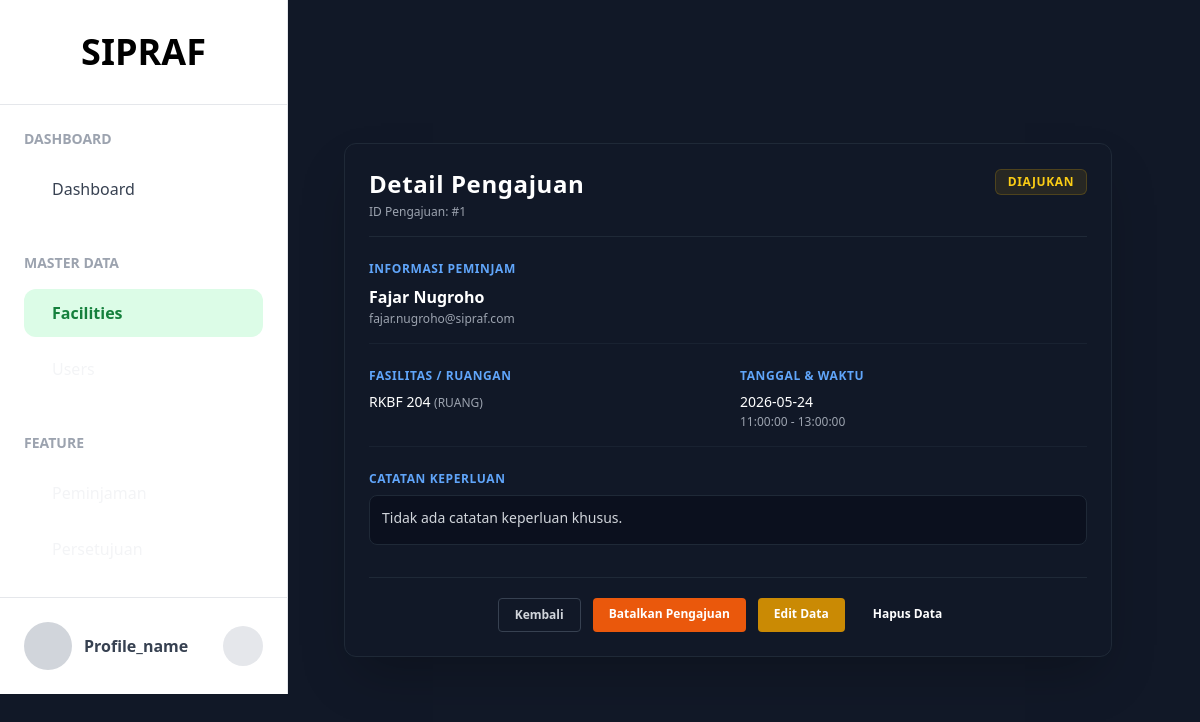
The page /pages/reservation/detail.php?id=1 on the database its author committed.
### tables this page shows
CREATE TABLE `reservations` (
  `id` int NOT NULL,
  `user_id` int NOT NULL,
  `facility_id` int NOT NULL,
  `notes` text,
  `tanggal` date NOT NULL,
  `jam_mulai` time NOT NULL,
  `jam_selesai` time NOT NULL,
  `status` enum('diajukan','disetujui','ditolak','dibatalkan') DEFAULT 'diajukan',
  `created_at` timestamp NULL DEFAULT CURRENT_TIMESTAMP
);

CREATE TABLE `users` (
  `id` int NOT NULL,
  `name` varchar(255) NOT NULL,
  `email` varchar(255) NOT NULL,
  `password` varchar(255) NOT NULL,
  `role` enum('admin','supervisor','borrower') NOT NULL,
  `foto` varchar(255) DEFAULT NULL,
  `created_at` timestamp NULL DEFAULT CURRENT_TIMESTAMP
);

CREATE TABLE `facilities` (
  `id` int NOT NULL,
  `name` varchar(255) NOT NULL,
  `kategori` enum('lab','ruang','barang') NOT NULL,
  `kapasitas` int DEFAULT '0',
  `deskripsi` text,
  `status` enum('tersedia','dipinjam') DEFAULT 'tersedia',
  `created_at` timestamp NULL DEFAULT CURRENT_TIMESTAMP
);

### pages/reservation/detail.php (the view, shortened to what this page needs)
<?php
$id = isset($_GET['id']) ? intval($_GET['id']) : 0;
$query = "SELECT r.*, f.name AS facility_name, u.name AS borrower_name, u.email AS borrower_email, f.kategori
          FROM reservations r
          JOIN facilities f ON r.facility_id = f.id
          JOIN users u ON r.user_id = u.id
          WHERE r.id = $id";
$result = mysqli_query($conn, $query);
$data = mysqli_fetch_assoc($result);
$is_editing = isset($_GET['mode']) && $_GET['mode'] === 'edit';
?>
<!DOCTYPE html>
<html lang="en">
<head>
    <script src="https://cdn.tailwindcss.com"></script>
</head>
<body class="bg-gray-900 text-gray-100 min-h-screen flex">
    <div class="w-64 flex-shrink-0">
        <?php include $_SERVER['DOCUMENT_ROOT'] . '/sipraf-pbwd-2026/includes/sidebar.php'; ?>
    </div>
    <div class="flex-1 p-8 overflow-y-auto flex items-center justify-center">
        <?php if (!$is_editing): ?>
            <div class="w-full max-w-3xl bg-gray-900 border border-gray-800 rounded-xl shadow-2xl p-6 relative">
                <div class="absolute top-6 right-6">
                    <span class="inline-block px-3 py-1 rounded-md text-xs font-bold uppercase tracking-wider
                    <?php
                    if ($data['status'] == 'disetujui') echo 'bg-green-500/10 text-green-400 border border-green-500/20';
                    elseif ($data['status'] == 'ditolak') echo 'bg-red-500/10 text-red-400 border border-red-500/20';
                    elseif ($data['status'] == 'dibatalkan') echo 'bg-gray-500/10 text-gray-400 border border-gray-500/20';
                    else echo 'bg-yellow-500/10 text-yellow-400 border border-yellow-500/20';
                    ?>">
                        <?php echo htmlspecialchars($data['status']); ?>
                    </span>
                </div>
                <div class="border-b border-gray-800 pb-4 mb-6">
                    <h1 class="text-2xl font-bold tracking-wide text-white">Detail Pengajuan</h1>
                    <p class="text-xs text-gray-400 mt-1">ID Pengajuan: #<?php echo $data['id']; ?></p>
                </div>
                <div class="space-y-6">
                    <div class="border-b border-gray-800/60 pb-4">
                        <h2 class="text-xs font-bold text-blue-400 uppercase tracking-wider mb-2">Informasi Peminjam</h2>
                        <p class="text-base font-semibold text-white"><?php echo htmlspecialchars($data['borrower_name']); ?></p>
                        <p class="text-xs text-gray-400 mt-0.5"><?php echo htmlspecialchars($data['borrower_email'] ?? 'tidak_ada_email@sipraf.com'); ?></p>
                    </div>
                    <div class="grid grid-cols-2 gap-6 border-b border-gray-800/60 pb-4">
                        <div>
                            <h2 class="text-xs font-bold text-blue-400 uppercase tracking-wider mb-2">Fasilitas / Ruangan</h2>
                            <p class="text-sm font-medium text-white"><?php echo htmlspecialchars($data['facility_name']); ?> <span class="text-xs text-gray-400 uppercase">(<?php echo htmlspecialchars($data['kategori']); ?>)</span></p>
                        </div>
                        <div>
                            <h2 class="text-xs font-bold text-blue-400 uppercase tracking-wider mb-2">Tanggal & Waktu</h2>
                            <p class="text-sm font-medium text-white"><?php echo htmlspecialchars($data['tanggal']); ?></p>
                            <p class="text-xs text-gray-400 mt-0.5"><?php echo htmlspecialchars($data['jam_mulai'] . ' - ' . $data['jam_selesai']); ?></p>
                        </div>
                    </div>
                    <div>
                        <h2 class="text-xs font-bold text-blue-400 uppercase tracking-wider mb-2">Catatan Keperluan</h2>
                        <div class="bg-gray-950/40 border border-gray-800 p-3 rounded-lg text-sm text-gray-300 min-h-[50px]">
                            <?php echo htmlspecialchars($data['note'] ?? $data['keperluan'] ?? 'Tidak ada catatan keperluan khusus.'); ?>
                        </div>
                    </div>
                </div>
                <div class="flex gap-3 justify-center border-t border-gray-800 pt-5 mt-8">
                    <a href="index.php" class="bg-gray-850 hover:bg-gray-800 text-gray-300 border border-gray-700 px-4 py-2 rounded text-xs font-semibold transition-colors">
                        Kembali
                    </a>
                    <?php if ($data['status'] == 'diajukan'): ?>
                        <a href="detail.php?action=update&id=<?php echo $data['id']; ?>" onclick="return confirm('Batalkan pengajuan ini?')" class="bg-orange-600 hover:bg-orange-700 text-white px-4 py-2 rounded text-xs font-semibold transition-colors">
                            Batalkan Pengajuan
                        </a>
                        <a href="detail.php?id=<?php echo $data['id']; ?>&mode=edit" class="bg-yellow-600 hover:bg-yellow-700 text-white px-4 py-2 rounded text-xs font-semibold transition-colors">
                            Edit Data
                        </a>
                        <a href="detail.php?action=delete&id=<?php echo $data['id']; ?>" onclick="return confirm('Hapus permanen data ini?')" class="bg-red-650 hover:bg-red-700 text-white px-4 py-2 rounded text-xs font-semibold transition-colors">
                            Hapus Data
                        </a>
                    <?php endif; ?>
                </div>
            </div>
        <?php endif; ?>
    </div>
</body>
</html>

### rows shown on the page
reservations: status "DIAJUKAN", id "1", user.name "Fajar Nugroho", user.email "fajar.nugroho@sipraf.com", facility.name "RKBF 204", facility.kategori "RUANG", tanggal "2026-05-24", jam_mulai+jam_selesai "11:00:00 - 13:00:00"

### other values the page prints
$data['note'] "Tidak ada catatan keperluan khusus."
